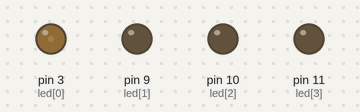
The sketch below on a simulated Arduino Uno, built with avr-gcc and run on an emulated ATmega328P. On the bench: output pins drawn as LEDs (lit = HIGH).

Above: at 0.05 s.
At 0.8 s:
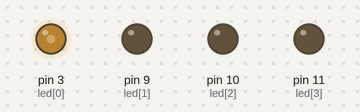
At 1.55 s:
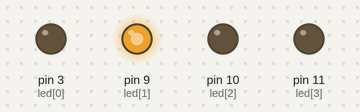
At 2.85 s:
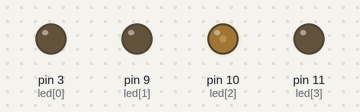
At 4.3 s:
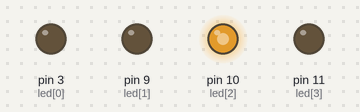
At 5.8 s:
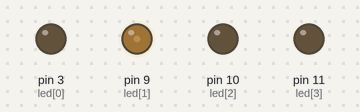
Timing chart, 0 to 7.7 s (numbered marks = the images above):
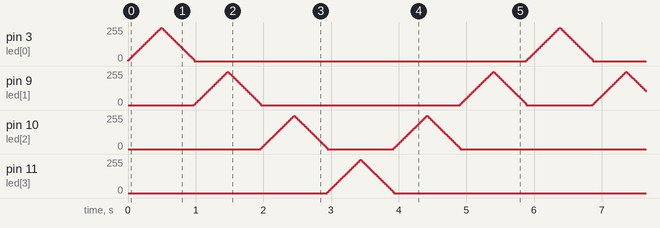

Measured:
- by itself, pin 9 (led[1]), pin 10 (led[2]): moves between 0/255 and 250/255, repeating every 5.9 s

The sketch:

2-54-2.ino
```cpp
const int led[] ={3,9,10,11}; //LED 連接至PWM 信號輸出接腳。(3在最左邊)
int brightness=0; //LED 亮度。
int lighten=5; //LED 亮度變化量。
int ledNums=0; //作用中的LED。
int direct=0; //LED 漸亮或漸暗變化方向。
int flag = 0;

void setup() {
  // put your setup code here, to run once:

}
void loop()
{
  while(1) //重覆變化。
  {
    if(direct==0) //LED 由暗逐漸變亮?
    {
      brightness=brightness+lighten; //LED 漸亮。
      if(brightness>=250) //已至最亮?
        direct=1; //改變為由亮逐漸變暗。
    }
    else //LED 由亮逐漸變暗。
    {
      brightness=brightness-lighten; //LED 漸暗。
      if(brightness<=5) //已至最暗?
      {
        analogWrite(led[ledNums],0); //關閉LED。
        direct=0; //改變為由暗逐漸變亮。
        if(flag==0){
          ledNums++; //下一個LED。
          if(ledNums==3) //led 已右移至最右方?
            flag=1; //重新設定第一個LED。
        }
        else{
          ledNums--; //下一個LED。
          if(ledNums==0)
            flag=0;
        }
      }
    }
    analogWrite(led[ledNums],brightness);//改變LED亮度。
    delay(10); //延遲10ms。
    }
}
```
